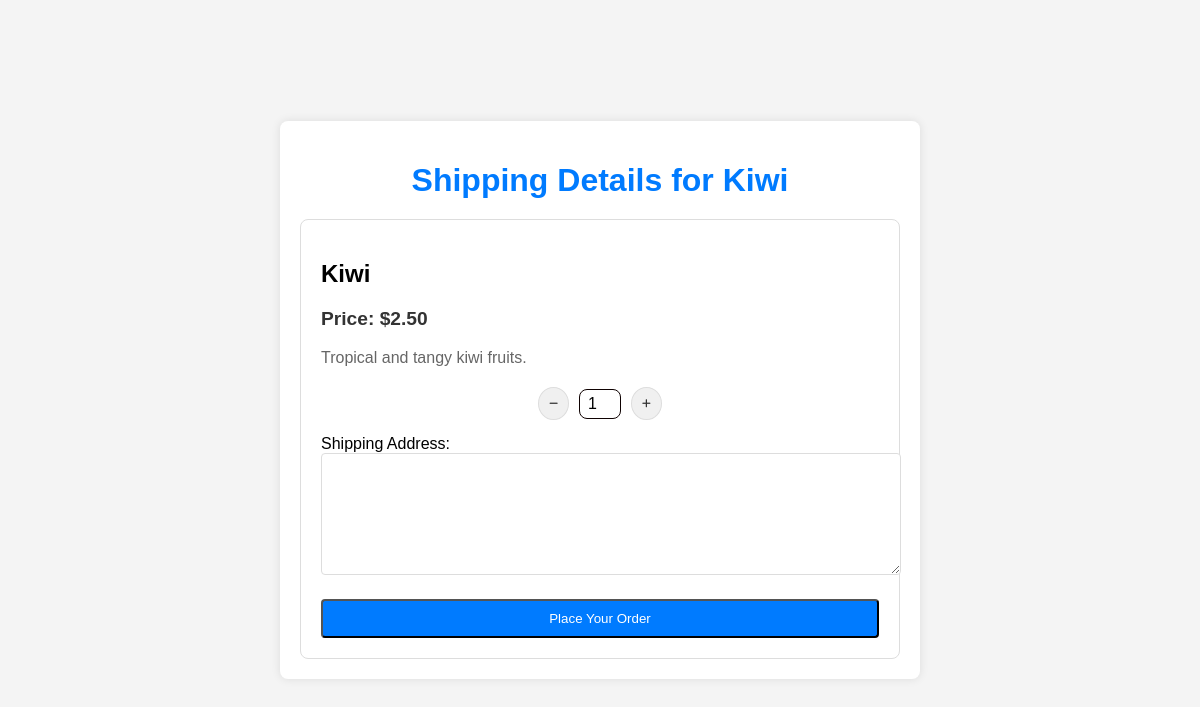
Screenshot of /shipping_details/4 (signed in) with the database file from the repository.
### app.py (models this page shows)
class Product(db.Model):
    id = db.Column(db.Integer, primary_key=True)
    name = db.Column(db.String(100), nullable=False)
    description = db.Column(db.Text)
    price = db.Column(db.Float, nullable=False)
    image = db.Column(db.String(200))

### app.py (the view, shortened to what this page needs)
@app.route('/shipping_details/<int:product_id>', methods=['GET', 'POST'])
def shipping_details(product_id):
    product = Product.query.get_or_404(product_id)  # Fetch the product by ID
    return render_template('shipping_page.html', product=product)

### templates/shipping_page.html (shortened to what this page needs)
<!DOCTYPE html>
<html lang="en">
<head>
    <link href="https://cdnjs.cloudflare.com/ajax/libs/font-awesome/6.0.0-beta3/css/all.min.css" rel="stylesheet">
</head>
<body>
    <div class="container">
        <h1>Shipping Details for {{ product.name }}</h1>
        <div class="card">
            <div class="card-body">
                <div class="product-details">
                    <h2 class="product-name">{{ product.name }}</h2>
                    <p class="product-price"><strong>Price: ${{ "%.2f"|format(product.price) }}</strong></p>
                    <p class="product-description">{{ product.description }}</p>
                </div>
                <form method="POST" action="{{ url_for('shipping_details', product_id=product.id) }}">
                    <div class="input-group quantity-container">
                        <button type="button" onclick="decreaseQuantity()">
                            <i class="fas fa-minus"></i>
                        </button>
                        <input type="number" id="quantity" name="quantity" value="1" min="1" max="100" readonly>
                        <button type="button" onclick="increaseQuantity()">
                            <i class="fas fa-plus"></i>
                        </button>
                    </div>
                    <div class="form-group">
                        <label for="address">Shipping Address:</label>
                        <textarea id="address" name="address" required></textarea>
                    </div>
                    <button type="submit" class="btn">Place Your Order</button>
                </form>
            </div>
        </div>
    </div>
</body>
</html>

### templates/shipping_page.html (style rules this page uses)
body { font-family: Arial, sans-serif; background-color: #f4f4f4; margin: 0; padding: 0; display: flex; justify-content: center; align-items: center; height: 100vh; }
.container { width: 100%; max-width: 600px; background-color: white; box-shadow: 0 0 10px rgba(0, 0, 0, 0.1); padding: 20px; border-radius: 8px; }
h1 { text-align: center; color: #007bff; margin-bottom: 20px; }
.product-details { margin-bottom: 20px; }
.input-group { margin-bottom: 15px; display: flex; }
label { font-size: 1rem; margin-bottom: 5px; }
.quantity-container { display: flex; align-items: center; justify-content: center; gap: 10px; }
.quantity-container button { background-color: #f0f0f0; border: 1px solid #ddd; padding: 10px; cursor: pointer; font-size: 10px; color: #333; border-radius: 50%; }
.quantity-container input { width: 30px; text-align: center; padding: 5px; font-size: 16px; border: 1px solid #0e0101; border-radius: 8px; margin: 0; }
.btn { background-color: #007bff; color: white; padding: 10px 20px; text-decoration: none; border-radius: 4px; display: inline-block; width: 100%; text-align: center; cursor: pointer; }
textarea { padding: 10px; border-radius: 4px; border: 1px solid #ddd; width: 100%; height: 100px; resize: vertical; font-size: 14px; }
.form-group { margin-bottom: 20px; }
.product-name { font-size: 1.5rem; font-weight: bold; }
.product-price { font-size: 1.2rem; color: #333; }
.product-description { font-size: 1rem; color: #666; }
.card { padding: 20px; border: 1px solid #ddd; border-radius: 8px; background-color: #fff; }
.card-body { padding: 0; }

### rows the page displays
Product: name "Kiwi", price "2.50", description "Tropical and tangy kiwi fruits."
